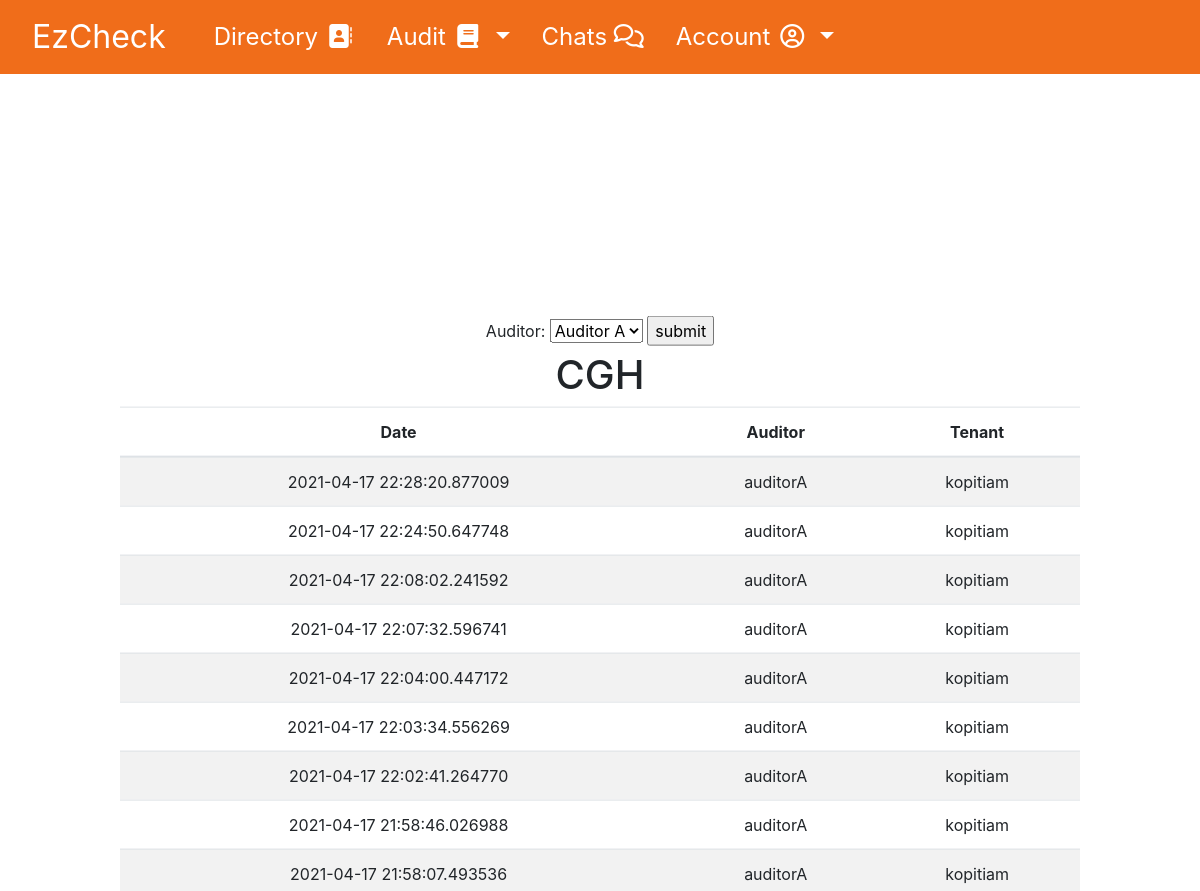
The page /data/frequency (upper part) on the database as committed earlier.
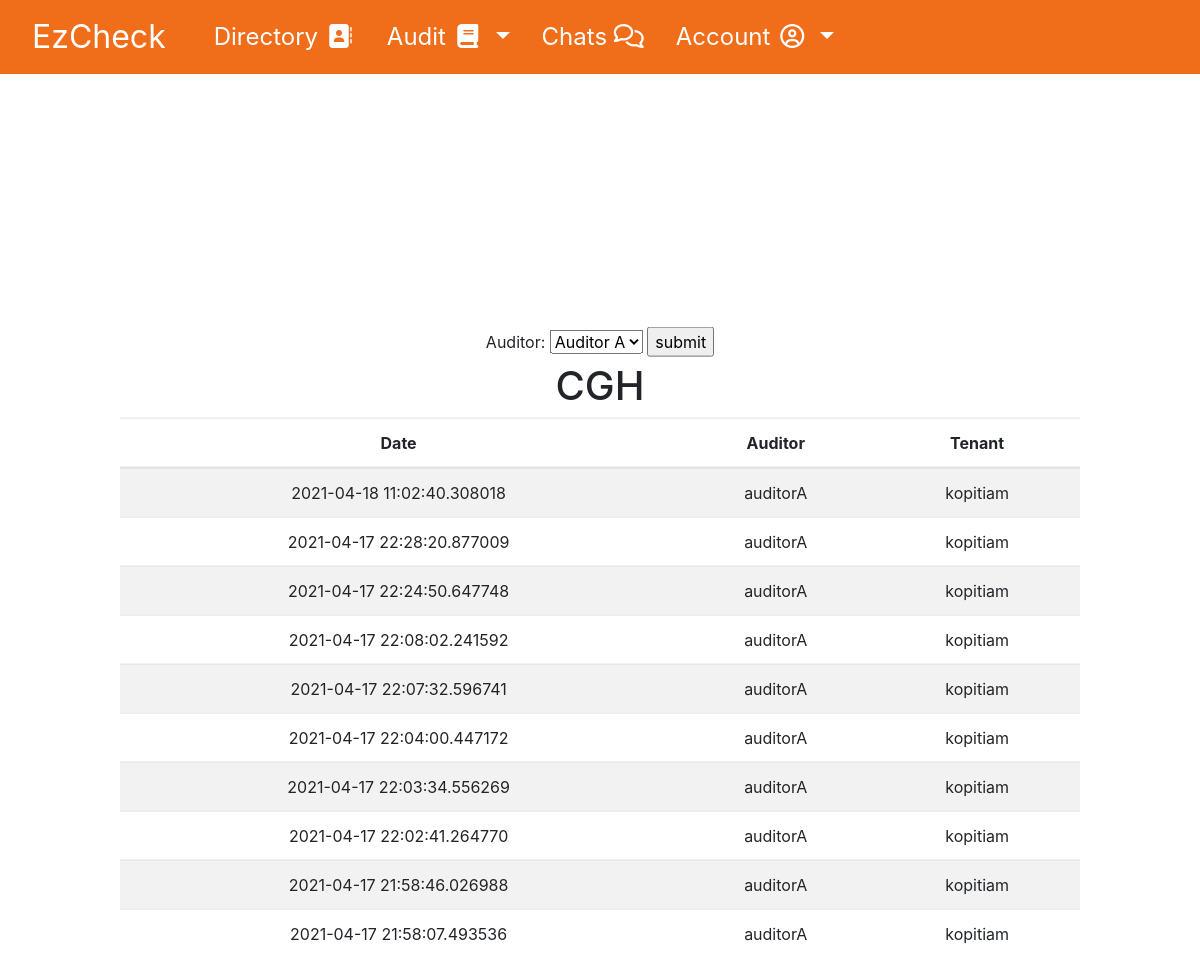
The same page on the database as committed later.
### app/models.py (models this page shows, shortened)
class Audit(db.Model):
    id = db.Column(db.Integer, primary_key = True)
    timestamp = db.Column(db.DateTime, index=True)
    auditor = db.Column(db.String(64), db.ForeignKey('user.username'),nullable=False)
    tenant = db.Column(db.String(64), db.ForeignKey('user.username'), nullable=False)
    audit_ref = db.relationship("User", foreign_keys = [auditor])
    tenant_ref = db.relationship("User", foreign_keys = [tenant])
    part1_score = db.Column(db.Integer)
    part2_score = db.Column(db.Integer)
    part3_score = db.Column(db.Integer)
    part4_score = db.Column(db.Integer)
    part5_score = db.Column(db.Integer)
    total_score = db.Column(db.Integer)
    remarks = db.Column(db.String(64), nullable=False)
    rectification = db.Column(db.Integer)
    comments = db.relationship("Comments", backref = 'audit', lazy = 'dynamic')

### app/routes.py (the view, shortened to what this page needs)
@app.route('/data/frequency', methods=['GET', 'POST'])
def data_frequency():
    form = NewForm()
    title1 = "CGH"
    title2 = "KKH"
    title3 = "SGH"
    title4 = "SKH"
    cgh = []
    kkh = []
    sgh = []
    skh = []
    month = datetime.now().month
    audits = Audit.query.filter(extract('month',Audit.timestamp)==month).order_by(Audit.timestamp.desc()).all()
    audits = audits[:-1]
    for a in audits:
        tenant = a.tenant
        user = User.query.filter(User.username == tenant).first()
        if user.institution == title1:
            cgh.append([a.timestamp,a.auditor, a.tenant])
        if user.institution == title2:
            kkh.append([a.timestamp,a.auditor, a.tenant])
        if user.institution == title3:
            sgh.append([a.timestamp,a.auditor, a.tenant])
        if user.institution== title4:
            skh.append([a.timestamp,a.auditor, a.tenant])
    return render_template("frequency.html", form = form, title1=title1, title2=title2, title3=title3, title4=title4, cgh = cgh, kkh = kkh, sgh = sgh, skh = skh)

### app/forms.py
class NewForm(FlaskForm):
    auditor = SelectField('Auditor:',
                        choices=[('auditorA', 'Auditor A')])
    submit = SubmitField('submit')

### app/templates/frequency.html (shortened to what this page needs)
{% extends "base.html" %}
{% block head %}
    {{ super() }}
{% endblock %}
{% block content %}
    <form action="" method="post" novalidate>
        {{ form.auditor.label }}
        {{ form.auditor }}
        {{ form.submit() }}
    </form>
    <table class="table table-striped">
        <thead>
        <h1>{{title1}}</h1>
        <tr>
            <th>Date</th>
            <th>Auditor</th>
            <th>Tenant</th>
        </tr>
        </thead>
        <tbody>
        {% for data in cgh %}
            <tr>
                <td>{{ data[0]}}</td>
                <td>{{ data[1] }}</td>
                <td>{{ data[2] }}</td>
            </tr>
        {% endfor %}
        </tbody>
    </table>
{% endblock %}

Rows that differ between the two databases and show on the page:
added Audit: timestamp "2021-04-18 11:02:40.308018", auditor "auditorA", tenant "kopitiam"
